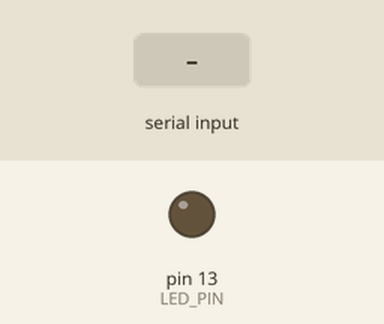
This sketch was run on a simulated Arduino Uno, built with avr-gcc and run on an emulated ATmega328P. Parts: output pins drawn as LEDs (lit = HIGH). Inputs (shaded band) come from the test bench.

Above: at 1.2 s.
1.3 s: "H" received over Serial
At 1.8 s:
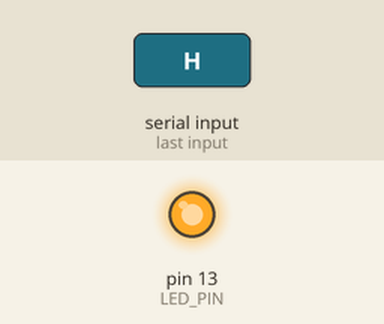
2.8 s: "L" received over Serial
At 4.1 s:
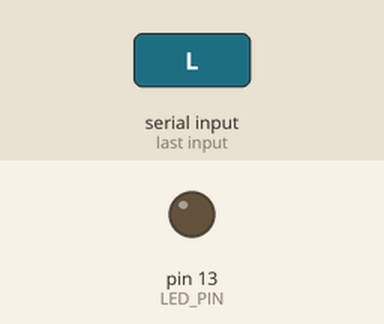
Timing chart, 0 to 5.8 s (numbered marks = the images above; inputs shaded):
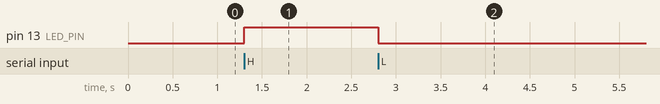

Measured:
- after the input at 1.3 s, pin 13 (LED_PIN): LOW → HIGH at once
- after the input at 2.8 s, pin 13 (LED_PIN): HIGH → LOW at once

The sketch:

serialTranslatorLayer.ino
```cpp
#define LED_PIN 13

void setup() {
  pinMode(LED_PIN, OUTPUT);
  Serial.begin(9600);
}

void loop() {
  if (Serial.available()) {
    char command = Serial.read();
    switch (command) {
      case 'H':
        digitalWrite(LED_PIN, HIGH);
        break;
      case 'L':
        digitalWrite(LED_PIN, LOW);
        break;
    }
  }
}


// the above script was automatically generated using the github ai copilot tool. it merely saves as a translation layer so the python script works with the arduino uno board since we were having problems with the pyfirmata library -ABQ
```
